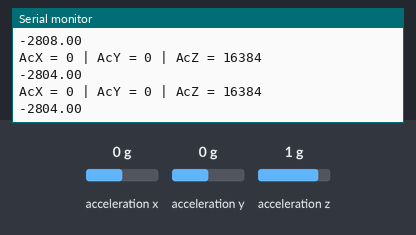
Recording of a sketch running on a simulated Arduino Uno, built with avr-gcc and run on an emulated ATmega328P. On the bench: the last lines printed to the serial monitor. Wiring (inferred from the names in the program): MPU-6050 motion sensor at I2C address 0x68. Inputs (shaded band) come from the test bench; at power-on: acceleration x 0 g, acceleration y 0 g, acceleration z 1 g.

Above: at 1.4 s.
1.5 s: acceleration x set to -1.4 g
At 2.4 s:
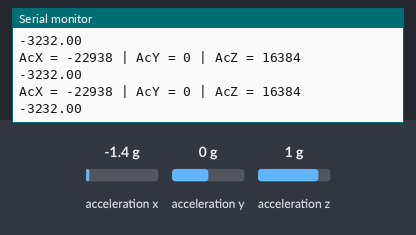
3.0 s: acceleration y set to -1.4 g
At 3.6 s:
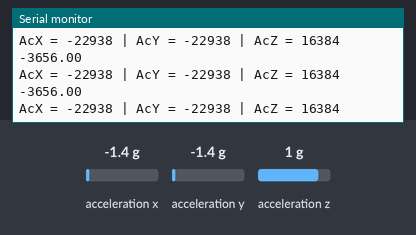
4.5 s: acceleration z set to -1.4 g
At 5.1 s:
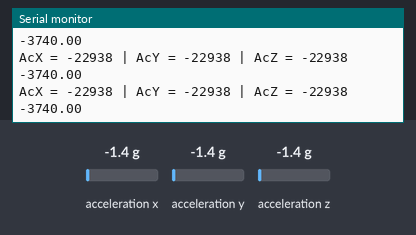
Timing chart, 0 to 5.4 s (numbered marks = the images above; inputs shaded):
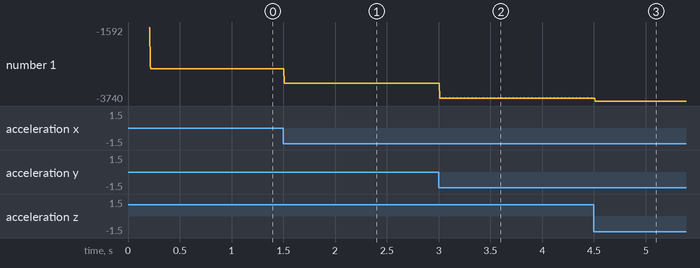

The sketch:

mpu6500_read.ino
```cpp
#include<Wire.h>
const int MPU_addr = 0x68; // I2C address of the MPU-6050
//Some of those boards have a pull-down resistor at AD0 (address = 0x68), others have a pull-up resistor (address = 0x69).
int16_t AcX, AcY, AcZ;

float my_time;

void setup() {


  pinMode(A4, INPUT);
  //val = digitalRead(A5);

  pinMode(A5, INPUT);
  //val = digitalRead(SCL);

  Wire.begin();
  Wire.beginTransmission(MPU_addr);
  Wire.write(0x6B);  // PWR_MGMT_1 register
  Wire.write(0);     // set to zero (wakes up the MPU-6050)
  //or one, I am not so sure
  delay(100);
  Wire.write(0x68);
  Wire.write(0);
  delay(100);
  Wire.endTransmission(true);
  Serial.begin(115200);
  my_time = micros();
}

void loop() {
  Wire.beginTransmission(MPU_addr);
  Wire.write(0x3B);  // starting with register 0x3B (ACCEL_XOUT_H)
  Wire.endTransmission(false);
  Wire.requestFrom(MPU_addr, 6, true); // request a total of 6 registers

  AcX = Wire.read() << 8 | Wire.read(); // 0x3B (ACCEL_XOUT_H) & 0x3C (ACCEL_XOUT_L)
  AcY = Wire.read() << 8 | Wire.read(); // 0x3D (ACCEL_YOUT_H) & 0x3E (ACCEL_YOUT_L)
  AcZ = Wire.read() << 8 | Wire.read(); // 0x3F (ACCEL_ZOUT_H) & 0x40 (ACCEL_ZOUT_L)

  Serial.print("AcX = "); Serial.print(AcX);
  Serial.print(" | AcY = "); Serial.print(AcY);
  Serial.print(" | AcZ = "); Serial.println(AcZ);

  //delay(333);
  float temp = my_time - micros();
  Serial.println(temp);
  my_time = micros();

}
```

Measured:
- after the input at 1.5 s, the serial monitor: prints a new line at once (image 1)
- after the input at 3.0 s, the serial monitor: prints a new line at once (image 2)
- after the input at 4.5 s, the serial monitor: prints a new line at once (image 3)
- plotted number 1: -2808 → -3232 after the input at 1.5 s, -3232 → -3656 after the input at 3.0 s, -3656 → -3740 after the input at 4.5 s
